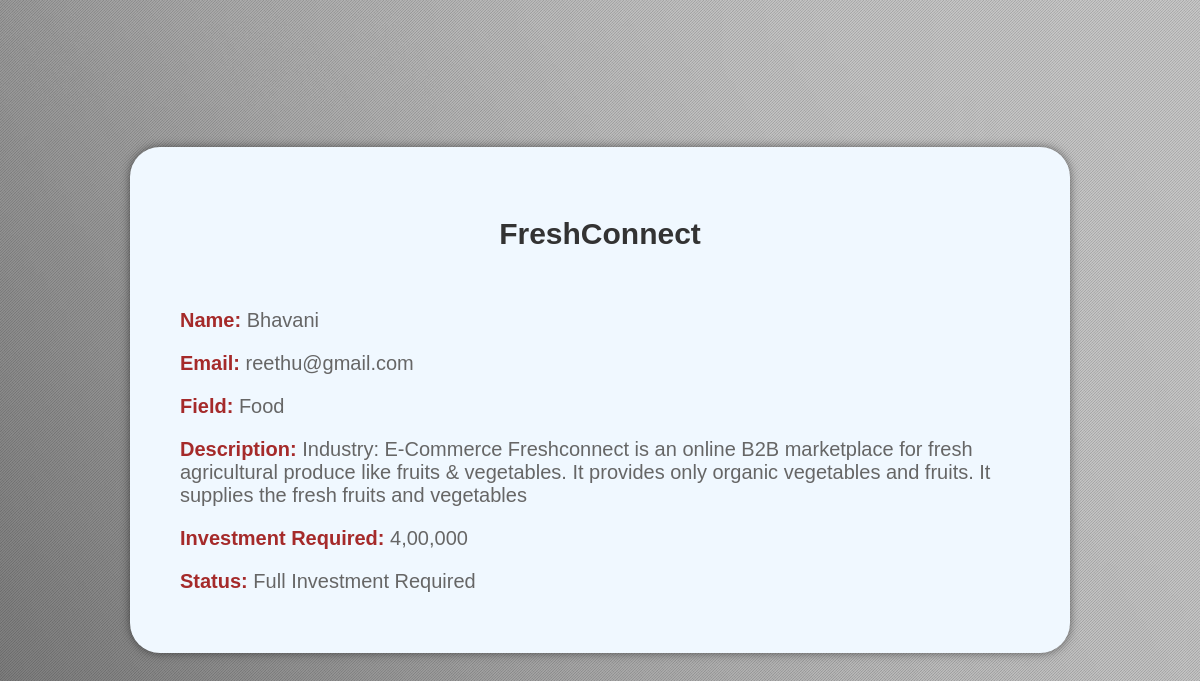
Page /investordetails.php?title=FreshConnect on the committed database.
### tables this page shows
CREATE TABLE `ideas` (
  `name` varchar(50) NOT NULL,
  `email` varchar(50) NOT NULL,
  `title` varchar(50) NOT NULL,
  `field` varchar(50) NOT NULL,
  `description` varchar(250) NOT NULL,
  `investmentreq` varchar(50) NOT NULL,
  `status` varchar(50) NOT NULL,
  `image` blob NOT NULL
);

### investordetails.php (the view, shortened to what this page needs)
<!DOCTYPE html>
<html>
<head>
</head>
<body>
    <div class="container">
        <div class="details-box">
            <?php
            $host = "localhost";
            $dbname = "user";
            $username = "root";
            $password = "";
            $title = $_GET['title'];
            try {
                $conn = new PDO("mysql:host=$host;dbname=$dbname;charset=utf8", $username, $password);
                $query = "SELECT * FROM ideas WHERE title = :title";
                $stmt = $conn->prepare($query);
                $stmt->bindParam(':title', $title);
                $stmt->execute();
                $details = $stmt->fetch(PDO::FETCH_ASSOC);
                if ($details) {
                    echo "<h1>" . $details['title'] . "</h1>";
                    echo"<br>";
                    echo "<p><span class=\"bold\">Name: </span>" . $details['name'] . "</p>";
                    echo "<p><span class=\"bold\">Email: </span>" . $details['email'] . "</p>";
                    echo "<p><span class=\"bold\">Field: </span>" . $details['field'] . "</p>";
                    echo "<p><span class=\"bold\">Description: </span>" . $details['description'] . "</p>";
                    echo "<p><span class=\"bold\">Investment Required: </span>" . $details['investmentreq'] . "</p>";
                    echo "<p><span class=\"bold\">Status: </span>" . $details['status'] . "</p>";
                } else {
                    echo "<p>No details found for the selected idea.</p>";
                }
            } catch (PDOException $e) {
                echo "Error: " . $e->getMessage();
            }
            ?>
        </div>
    </div>
</body>
</html>

### investordetails.php (style rules this page uses)
body { margin: 0; padding: 0; font-family: Arial, sans-serif; background-image:url("d1.png.webp"); background-repeat: no-repeat; background-size: cover; background-position: center; }
.container { display: flex; justify-content: center; align-items: center; height: 100vh; }
.details-box { width: 70%; padding: 50px; background-color:aliceblue; border-radius: 30px; box-shadow: 0 0 10px rgba(0,0,0,0.5); animation: fade-in 1s ease-out; word-wrap: break-word; }
h1 { text-align: center; margin-bottom: 20px; font-size: 30px; color: #333; }
p { margin-bottom: 10px; font-size: 20px; color: #666; }
.bold { font-weight: bold; color: brown; }

### rows in the picture
ideas: title "FreshConnect", name "Bhavani", email "reethu@gmail.com", field "Food", description "Industry: E-Commerce Freshconnect is an online B2B marketplace for fresh agricultural produce like fruits & vegetables. It provides only organic vegetables and fruits. It supplies the fresh fruits and vegetables", investmentreq "4,00,000", status "Full Investment Required"
